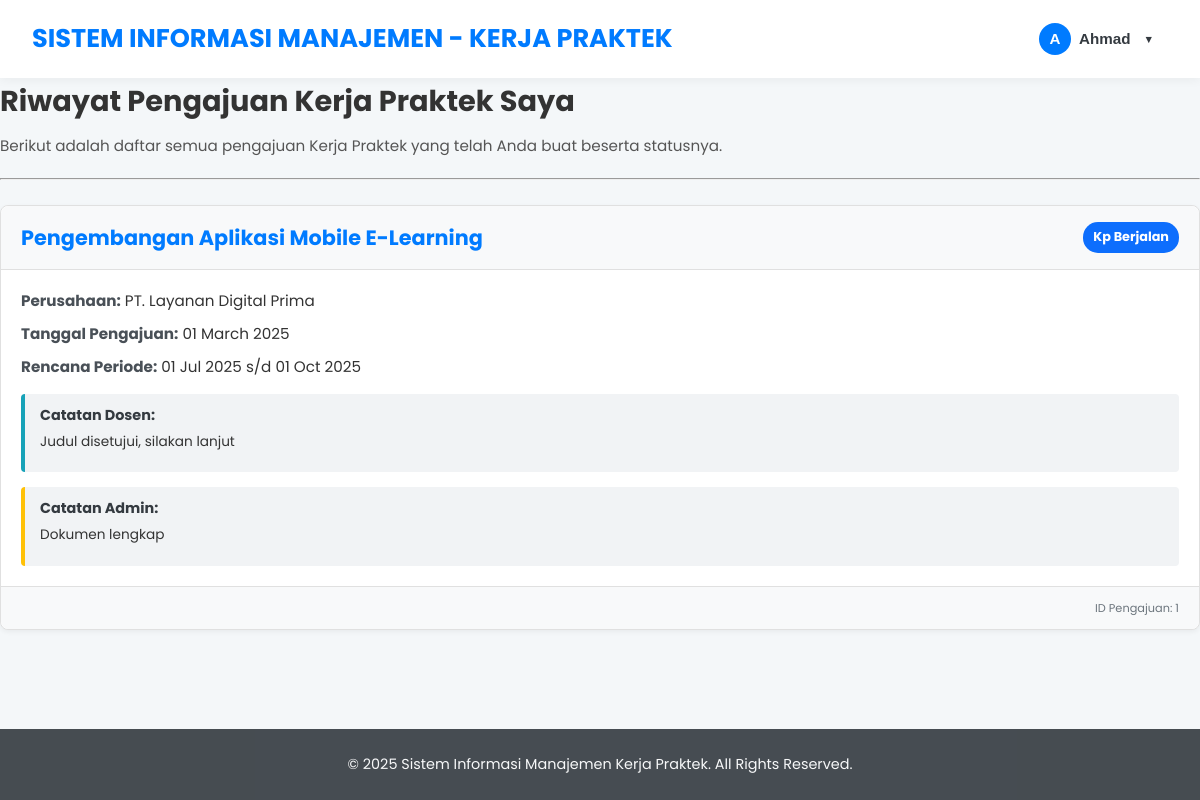
Page /mahasiswa/pengajuan_kp_view.php (signed in) on the committed database.
### tables this page shows
CREATE TABLE `pengajuan_kp` (
  `id_pengajuan` int NOT NULL,
  `nim` varchar(15) NOT NULL,
  `id_perusahaan` int DEFAULT NULL,
  `judul_kp` varchar(255) DEFAULT NULL,
  `deskripsi_kp` text,
  `tanggal_pengajuan` date NOT NULL,
  `tanggal_mulai_rencana` date DEFAULT NULL,
  `tanggal_selesai_rencana` date DEFAULT NULL,
  `status_pengajuan` enum('draft','diajukan_mahasiswa','diverifikasi_dospem','disetujui_dospem','ditolak_dospem','menunggu_konfirmasi_perusahaan','diterima_perusahaan','ditolak_perusahaan','penentuan_dospem_kp','kp_berjalan','selesai_pelaksanaan','laporan_disetujui','selesai_dinilai','dibatalkan') DEFAULT 'draft',
  `nip_dosen_pembimbing_kp` varchar(20) DEFAULT NULL,
  `catatan_admin` text,
  `catatan_dosen` text,
  `surat_pengantar_path` varchar(255) DEFAULT NULL,
  `surat_balasan_perusahaan_path` varchar(255) DEFAULT NULL,
  `created_at` timestamp NOT NULL DEFAULT CURRENT_TIMESTAMP,
  `updated_at` timestamp NOT NULL DEFAULT CURRENT_TIMESTAMP ON UPDATE CURRENT_TIMESTAMP
);

CREATE TABLE `perusahaan` (
  `id_perusahaan` int NOT NULL,
  `email_perusahaan` varchar(100) NOT NULL,
  `password_perusahaan` varchar(100) NOT NULL,
  `nama_perusahaan` varchar(100) NOT NULL,
  `alamat` text,
  `bidang` varchar(100) DEFAULT NULL,
  `kontak_person_nama` varchar(100) DEFAULT NULL,
  `kontak_person_email` varchar(100) DEFAULT NULL,
  `kontak_person_no_hp` varchar(20) DEFAULT NULL,
  `status_akun` enum('pending_approval','active','inactive') DEFAULT 'pending_approval',
  `created_at` timestamp NOT NULL DEFAULT CURRENT_TIMESTAMP,
  `updated_at` timestamp NOT NULL DEFAULT CURRENT_TIMESTAMP ON UPDATE CURRENT_TIMESTAMP
);

### mahasiswa/pengajuan_kp_view.php (the view, shortened to what this page needs)
<?php
$nim_mahasiswa = $_SESSION['user_id'];
require_once '../config/db_connect.php';
$list_pengajuan = [];
$error_db = '';
if ($conn && ($conn instanceof mysqli)) {
    $sql = "SELECT
                pk.id_pengajuan,
                pk.judul_kp,
                pk.deskripsi_kp,
                p.nama_perusahaan,
                pk.tanggal_pengajuan,
                pk.tanggal_mulai_rencana,
                pk.tanggal_selesai_rencana,
                pk.status_pengajuan,
                pk.catatan_admin,
                pk.catatan_dosen
            FROM pengajuan_kp pk
            LEFT JOIN perusahaan p ON pk.id_perusahaan = p.id_perusahaan
            WHERE pk.nim = ?
            ORDER BY pk.tanggal_pengajuan DESC, pk.id_pengajuan DESC";
    $stmt = $conn->prepare($sql);
    if ($stmt) {
        $stmt->bind_param("s", $nim_mahasiswa);
        $stmt->execute();
        $result = $stmt->get_result();
        if ($result->num_rows > 0) {
            while ($row = $result->fetch_assoc()) {
                $list_pengajuan[] = $row;
            }
        }
    } else {
        $error_db = "Gagal menyiapkan query untuk mengambil data pengajuan: " . (($conn->error) ? htmlspecialchars($conn->error) : "Kesalahan tidak diketahui.");
    }
} else {
    $error_db = "Koneksi database gagal atau tidak valid.";
}
$page_title = "Riwayat Pengajuan Kerja Praktek Saya";
require_once '../includes/header.php';
?>
<div class="page-layout-wrapper">
    <main class="main-content-area">
        <div class="view-pengajuan-container">
            <h1><?php echo htmlspecialchars($page_title); ?></h1>
            <p>Berikut adalah daftar semua pengajuan Kerja Praktek yang telah Anda buat beserta statusnya.</p>
            <hr>
            <?php if (empty($list_pengajuan) && empty($error_db)): ?>
                <div class="message info">
                    <p>Anda belum memiliki riwayat pengajuan Kerja Praktek.</p>
                    <p><a href="/KP/mahasiswa/pengajuan_kp_form.php" class="btn btn-primary">Ajukan KP Sekarang</a></p>
                </div>
            <?php elseif (!empty($list_pengajuan)): ?>
                <div class="pengajuan-list">
                    <?php foreach ($list_pengajuan as $pengajuan): ?>
                        <div class="pengajuan-item card">
                            <div class="card-header">
                                <h3><?php echo htmlspecialchars($pengajuan['judul_kp']); ?></h3>
                                <span class="status-badge status-<?php echo strtolower(str_replace(' ', '-', str_replace('_', '-', $pengajuan['status_pengajuan']))); ?>">
                                    <?php echo ucfirst(str_replace('_', ' ', htmlspecialchars($pengajuan['status_pengajuan']))); ?>
                                </span>
                            </div>
                            <div class="card-body">
                                <p>
                                    <strong>Perusahaan:</strong>
                                    <?php echo $pengajuan['nama_perusahaan'] ? htmlspecialchars($pengajuan['nama_perusahaan']) : '<em>Belum ditentukan / Perusahaan diajukan manual</em>'; ?>
                                </p>
                                <p><strong>Tanggal Pengajuan:</strong> <?php echo date("d F Y", strtotime($pengajuan['tanggal_pengajuan'])); ?></p>
                                <p><strong>Rencana Periode:</strong> <?php echo date("d M Y", strtotime($pengajuan['tanggal_mulai_rencana'])); ?> s/d <?php echo date("d M Y", strtotime($pengajuan['tanggal_selesai_rencana'])); ?></p>
                                <?php if(!empty($pengajuan['catatan_dosen'])): ?>
                                <div class="catatan catatan-dosen">
                                    <strong>Catatan Dosen:</strong>
                                    <p><?php echo nl2br(htmlspecialchars($pengajuan['catatan_dosen'])); ?></p>
                                </div>
                                <?php endif; ?>
                                <?php if(!empty($pengajuan['catatan_admin'])): ?>
                                <div class="catatan catatan-admin">
                                    <strong>Catatan Admin:</strong>
                                    <p><?php echo nl2br(htmlspecialchars($pengajuan['catatan_admin'])); ?></p>
                                </div>
                                <?php endif; ?>
                            </div>
                            <div class="card-footer">
                                <small>ID Pengajuan: <?php echo $pengajuan['id_pengajuan']; ?></small>
                            </div>
                        </div>
                    <?php endforeach; ?>
                </div>
            <?php endif; ?>
        </div>
    </main>
</div>
<?php
require_once '../includes/footer.php';
?>

### includes/header.php (style rules this page uses)
:root { --primary-color: #007BFF; --primary-hover: #0056b3; --secondary-color: #6c757d; --dark-color: #343a40; --light-color: #f8f9fa; --background-color: #f4f7f9; --text-color: #333; --border-color: #dee2e6; --card-shadow: 0 4px 15px rgba(0,0,0,0.06); --border-radius: 12px; }
* { box-sizing: border-box; }
body, h1, h2, h3, h4, h5, h6, p, ul, ol { margin: 0; padding: 0; }
body { font-family: 'Poppins', sans-serif; line-height: 1.6; background-color: var(--background-color); color: var(--text-color); display: flex; flex-direction: column; min-height: 100vh; }

### mahasiswa/pengajuan_kp_view.php (style rules this page uses)
.view-pengajuan-container h1 { margin-top: 0; margin-bottom: 10px; font-size: 1.8em; }
.view-pengajuan-container hr { margin-bottom: 25px; }
.view-pengajuan-container p { margin-bottom: 20px; font-size:0.95em; color:#555; }
.pengajuan-list { display: grid; gap: 20px; }
.pengajuan-item.card { background-color: #fff; border: 1px solid #e0e0e0; border-radius: 8px; box-shadow: 0 2px 5px rgba(0,0,0,0.05); display: flex; flex-direction: column; }
.pengajuan-item .card-header { background-color: #f8f9fa; padding: 15px 20px; border-bottom: 1px solid #e0e0e0; display: flex; justify-content: space-between; align-items: center; border-top-left-radius: 8px; border-top-right-radius: 8px; }
.pengajuan-item .card-header h3 { margin: 0; font-size: 1.3em; color: #007bff; }
.pengajuan-item .card-body { padding: 20px; flex-grow: 1; }
.pengajuan-item .card-body p { margin-bottom: 10px; color: #333; font-size: 0.95em; line-height: 1.5; }
.pengajuan-item .card-body p strong { color: #495057; }
.pengajuan-item .card-footer { background-color: #f8f9fa; padding: 10px 20px; border-top: 1px solid #e0e0e0; text-align: right; font-size: 0.85em; color: #6c757d; border-bottom-left-radius: 8px; border-bottom-right-radius: 8px; }
.catatan { background-color: #f1f3f5; border-left: 4px solid; padding: 10px 15px; margin-top: 15px; border-radius: 4px; font-size: 0.9em; }
.catatan-dosen { border-left-color: #17a2b8; }
.catatan-admin { border-left-color: #ffc107; }
.catatan strong { display: block; margin-bottom: 5px; color: #343a40; }
.catatan p { margin-bottom: 0; color: #495057; }
.status-badge { padding: 5px 10px; border-radius: 15px; font-size: 0.8em; font-weight: bold; color: #fff; text-transform: capitalize; }
.status-kp-berjalan { background-color: #0d6efd; }

### rows in the picture
pengajuan_kp: judul_kp "Pengembangan Aplikasi Mobile E-Learning", status_pengajuan "Kp Berjalan", id_perusahaan.nama_perusahaan "PT. Layanan Digital Prima", tanggal_pengajuan "01 March 2025", tanggal_mulai_rencana "01 Jul 2025", tanggal_selesai_rencana "01 Oct 2025", catatan_dosen "Judul disetujui, silakan lanjut", catatan_admin "Dokumen lengkap", id_pengajuan "1"

### other values in the picture
substr($user_nama, 0, 1) "A"
explode(' ', $user_nama)[0] "Ahmad"
$page_title "Riwayat Pengajuan Kerja Praktek Saya"
